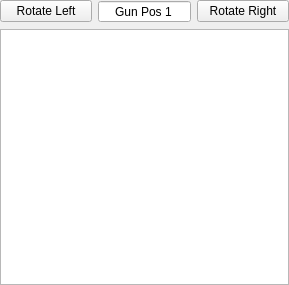
<?xml version="1.0" encoding="UTF-8"?>
<ui version="4.0">
 <class>GunRotationControl</class>
 <widget class="QWidget" name="GunRotationControl">
  <property name="geometry">
   <rect>
    <x>0</x>
    <y>0</y>
    <width>289</width>
    <height>285</height>
   </rect>
  </property>
  <property name="windowTitle">
   <string>Form</string>
  </property>
  <layout class="QGridLayout" name="gridLayout">
   <property name="leftMargin">
    <number>0</number>
   </property>
   <property name="topMargin">
    <number>0</number>
   </property>
   <property name="rightMargin">
    <number>0</number>
   </property>
   <property name="bottomMargin">
    <number>0</number>
   </property>
   <item row="0" column="0">
    <widget class="QPushButton" name="gun_rot_left_btn">
     <property name="focusPolicy">
      <enum>Qt::FocusPolicy::NoFocus</enum>
     </property>
     <property name="text">
      <string>Rotate Left</string>
     </property>
     <property name="icon">
      <iconset theme="QIcon::ThemeIcon::ViewRestore"/>
     </property>
    </widget>
   </item>
   <item row="0" column="1">
    <widget class="QSpinBox" name="gun_pos_sb">
     <property name="alignment">
      <set>Qt::AlignmentFlag::AlignCenter</set>
     </property>
     <property name="readOnly">
      <bool>true</bool>
     </property>
     <property name="buttonSymbols">
      <enum>QAbstractSpinBox::ButtonSymbols::NoButtons</enum>
     </property>
     <property name="correctionMode">
      <enum>QAbstractSpinBox::CorrectionMode::CorrectToNearestValue</enum>
     </property>
     <property name="prefix">
      <string>Gun Pos </string>
     </property>
     <property name="minimum">
      <number>1</number>
     </property>
     <property name="maximum">
      <number>6</number>
     </property>
    </widget>
   </item>
   <item row="0" column="2">
    <widget class="QPushButton" name="gun_rot_right_btn">
     <property name="focusPolicy">
      <enum>Qt::FocusPolicy::NoFocus</enum>
     </property>
     <property name="layoutDirection">
      <enum>Qt::LayoutDirection::RightToLeft</enum>
     </property>
     <property name="text">
      <string>Rotate Right</string>
     </property>
     <property name="icon">
      <iconset theme="QIcon::ThemeIcon::ViewRefresh"/>
     </property>
    </widget>
   </item>
   <item row="1" column="0" colspan="3">
    <widget class="QGraphicsView" name="firing_arc_gv">
     <property name="renderHints">
      <set>QPainter::RenderHint::Antialiasing|QPainter::RenderHint::TextAntialiasing</set>
     </property>
    </widget>
   </item>
  </layout>
 </widget>
 <resources/>
 <connections/>
</ui>
